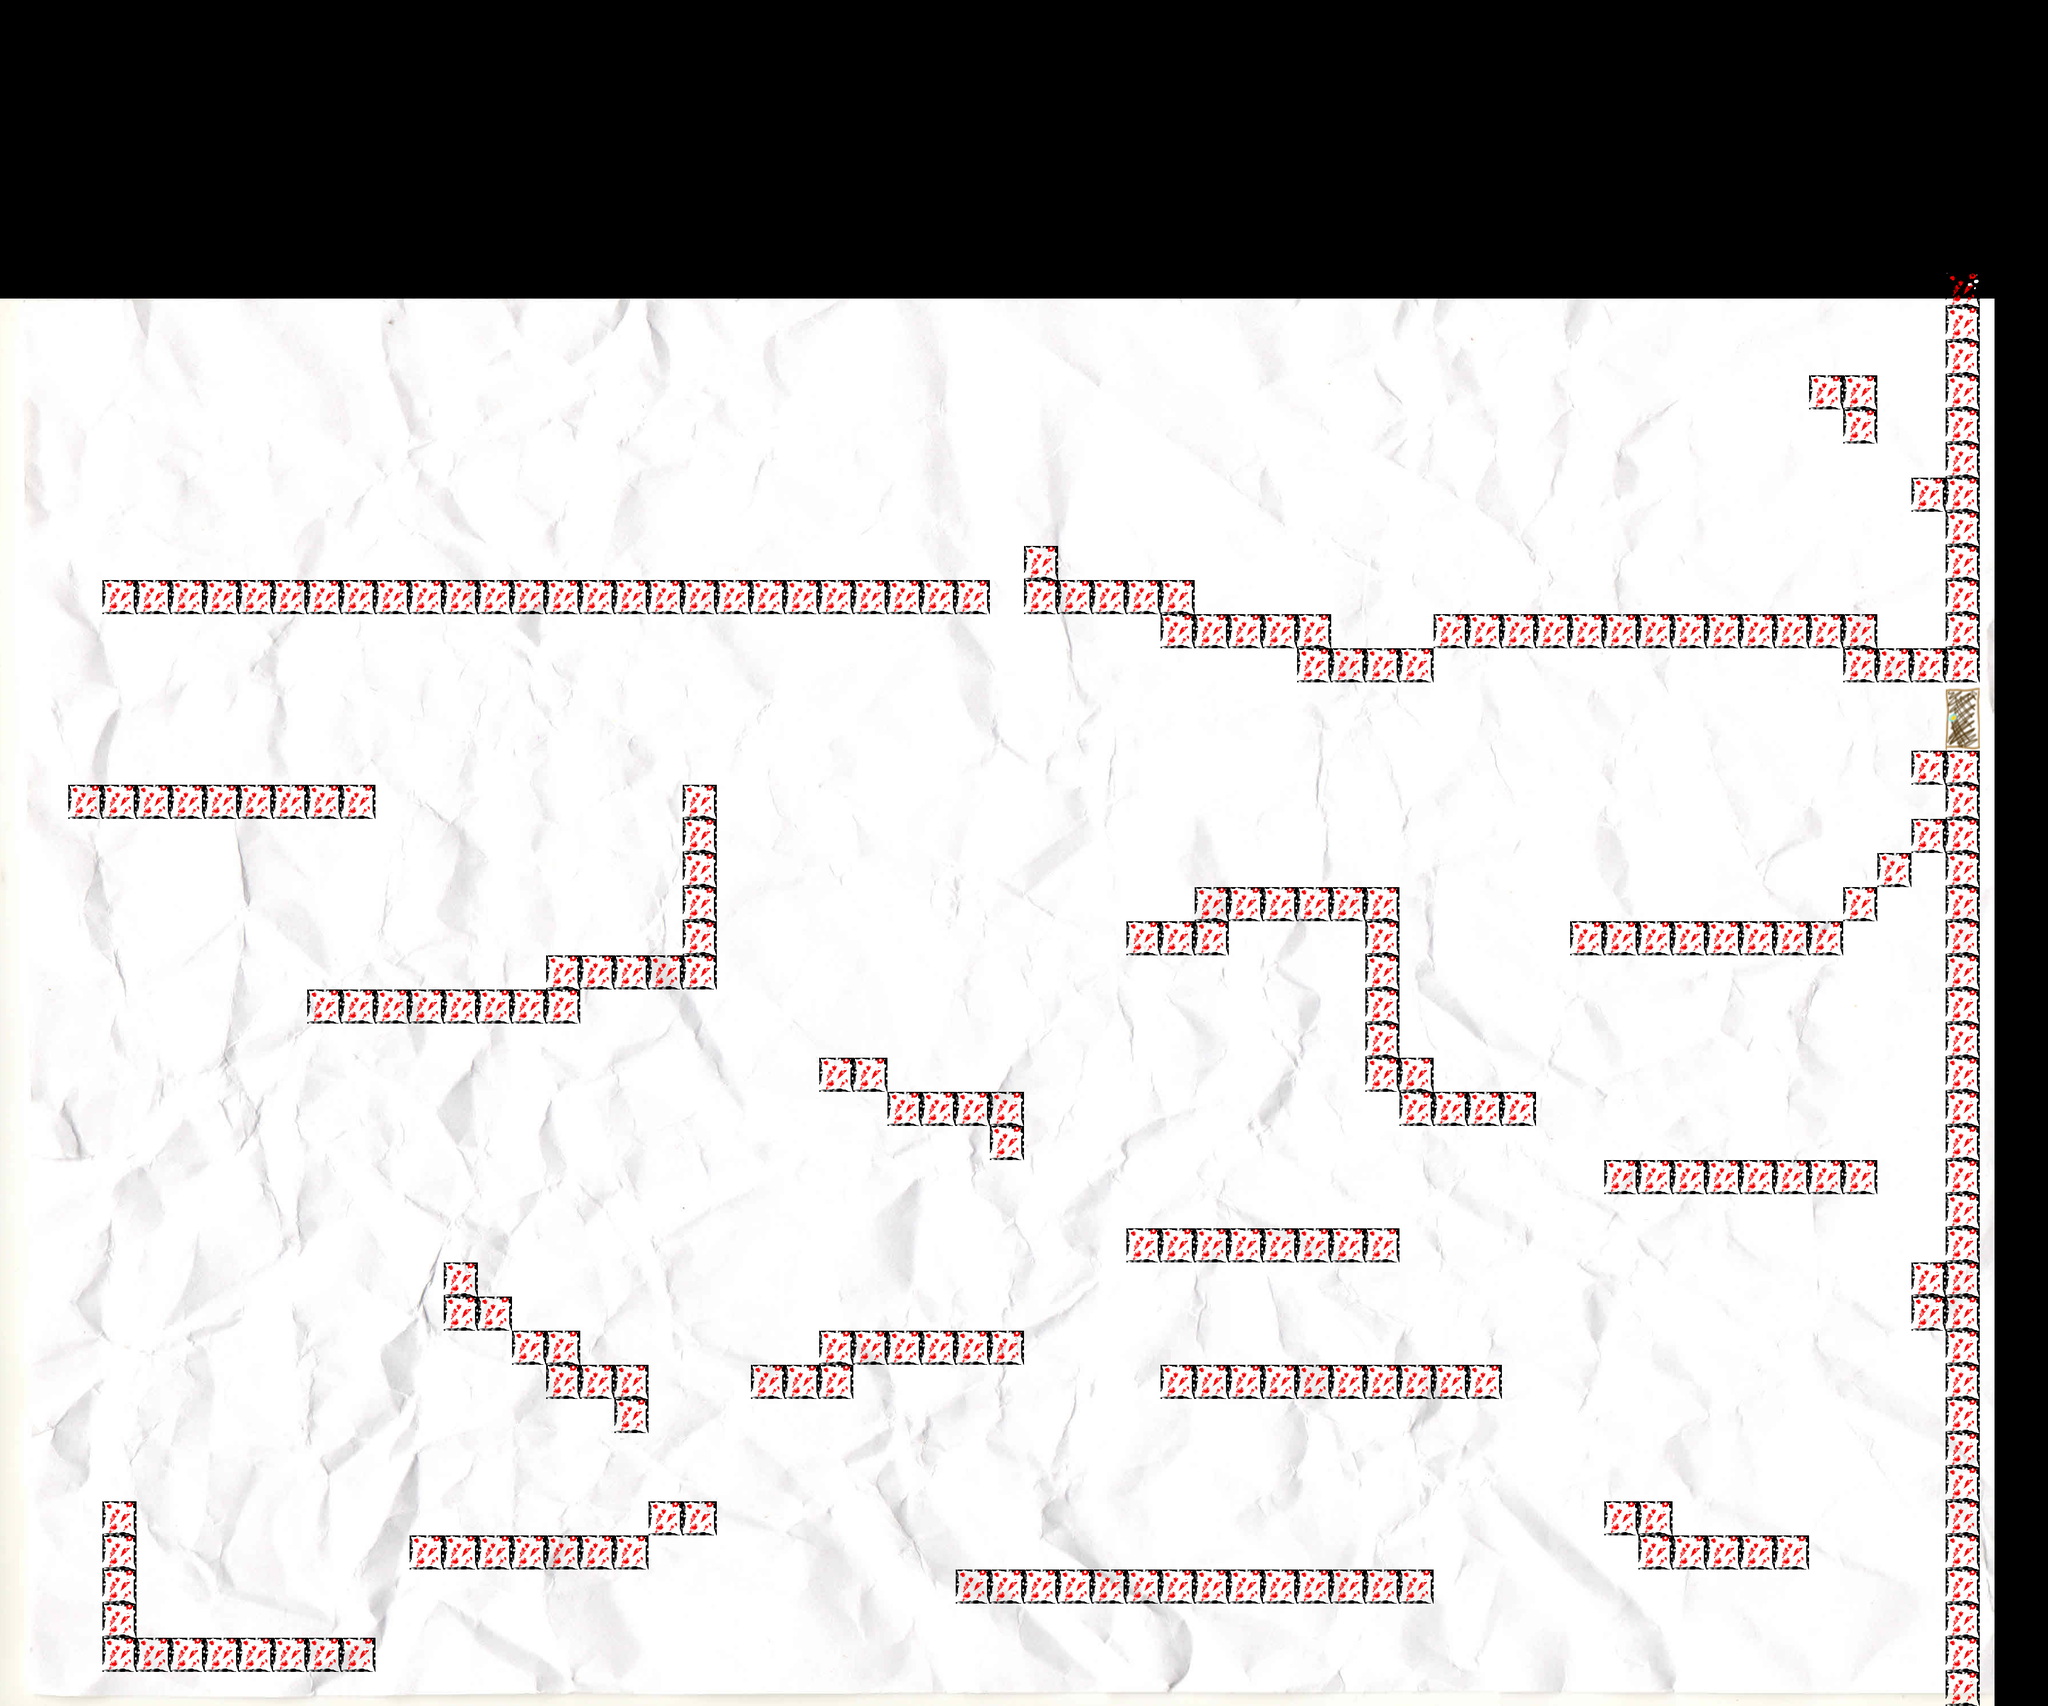

A level layout from a 2D game, rendered from its tile map. Below: a short description, then the map file with tile-grid data replaced by summaries:
An orthogonal 60x50 tile map with 60x60 px tiles, 2 tile layers (tiles, ttts), 1 image layer and 2 objects.

<map version="1.8" tiledversion="1.8.4" orientation="orthogonal" renderorder="right-down" width="60" height="50" tilewidth="60" tileheight="60" infinite="0" nextlayerid="6" nextobjectid="3">
 <tileset firstgid="1" name="tile" tilewidth="60" tileheight="60" tilecount="4" columns="2">
  <image source="tile.png" width="120" height="120" />
 </tileset>
 <imagelayer id="2" name="Слой изображений 1" offsetx="0" offsety="525">
  <image source="../backdrop.png" width="3506" height="2480" />
 </imagelayer>
 <layer id="1" name="tiles" width="60" height="50">
  <data>[3000 cells, 254 non-empty, 1 distinct tile ids]</data>
 </layer>
 <layer id="5" name="ttts" width="60" height="50">
  <data>[3000 cells, 2 non-empty, 2 distinct tile ids]</data>
 </layer>
 <objectgroup id="4" name="players">
  <object id="2" x="3375" y="810">
   <point />
  </object>
 </objectgroup>
 <objectgroup id="3" name="enemies">
  <object id="1" x="870" y="2670">
   <properties>
    <property name="left" type="float" value="750" />
    <property name="right" type="float" value="1000" />
   </properties>
   <point />
  </object>
 </objectgroup>
</map>
